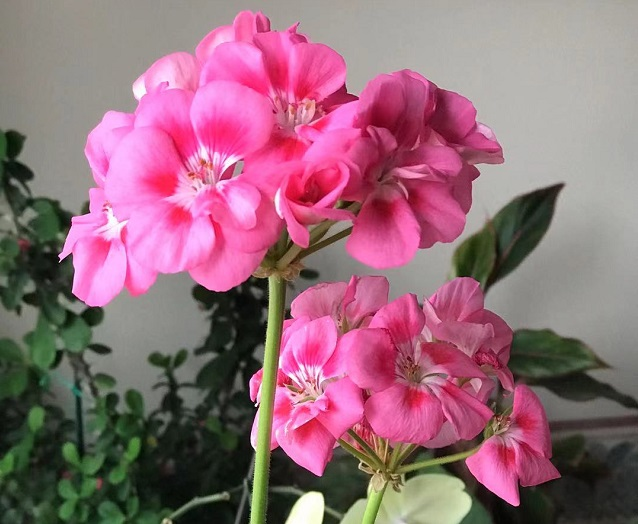
#> input picture res/flower003.jpg, 638 x 524 px
$ python ColorSpace.py
#> lines starting #> are read from the running program, lines starting #| are printed output that depends on the picture
import cv2

def convert_bgr2gray(image):
    gray = cv2.cvtColor(image, cv2.COLOR_BGR2GRAY)
    return gray

def convert_gray2bgr(image):
    bgr = cv2.cvtColor(image, cv2.COLOR_GRAY2BGR)
    return bgr

def convert_bgr2hsv(image):
    hsv = cv2.cvtColor(image, cv2.COLOR_BGR2HSV)
    return hsv

def convert_hsv2bgr(image):
    hsv = cv2.cvtColor(image, cv2.COLOR_HSV2BGR)
    return hsv

def load_image_gray(file_name):
    gray = cv2.imread("../res/flower003.jpg", cv2.IMREAD_GRAYSCALE)
    gray = cv2.resize(gray, (int(gray.shape[1] * 60.0 / 100), int(gray.shape[0] * 60.0 / 100)))
    return gray

def split_image(image):
    ch1, ch2, ch3 = cv2.split(image)
    return ch1, ch2, ch3

if __name__ == "__main__":
    print("Convert a color image from BGR to GRAY.")
    image = cv2.imread("../res/flower003.jpg")
#> image is the input picture: shape (524, 638, 3); mean B, G, R 121, 107.5, 149.3
    image = cv2.resize(image, (int(image.shape[1]*60.0/100), int(image.shape[0]*60.0/100)) )
#> image: shape (314, 382, 3)
    gray = convert_bgr2gray(image)
#> in convert_bgr2gray, `gray = cv2.cvtColor(image, cv2.COLOR_BGR2GRAY)`:
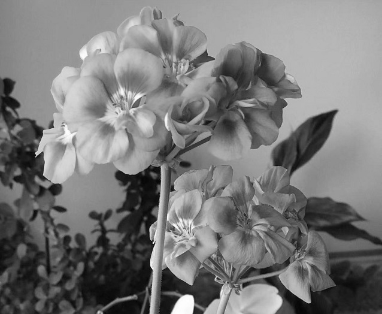
#> gray: shape (314, 382); min 5, max 254, mean 121.5
    cv2.imshow("Color", image)
    cv2.imshow("Gray", gray)
    cv2.waitKey(0)
    cv2.destroyAllWindows()

    print("Split BGR image into channels")
    blue, green, red = split_image(image)
#> in split_image, `ch1, ch2, ch3 = cv2.split(image)`:
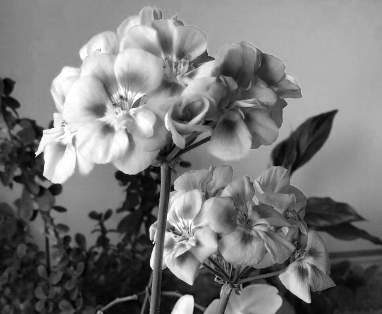
#> ch1: shape (314, 382); min 0, max 255, mean 120.9
#> in split_image, `ch1, ch2, ch3 = cv2.split(image)`:
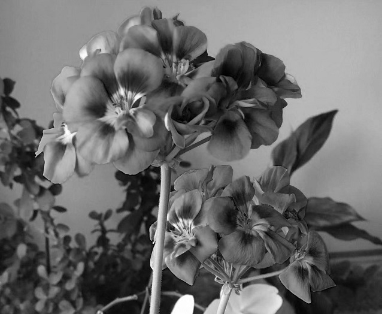
#> ch2: shape (314, 382); min 0, max 255, mean 107.4
#> in split_image, `ch1, ch2, ch3 = cv2.split(image)`:
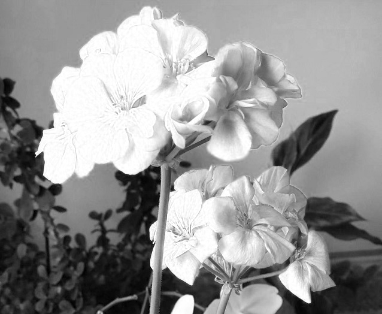
#> ch3: shape (314, 382); min 1, max 255, mean 149.2
    cv2.imshow("Color", image)
    cv2.imshow("Blue", blue)
    cv2.imshow("Green", green)
    cv2.imshow("Red", red)
    cv2.waitKey(0)
    cv2.destroyAllWindows()

    print("Load a image in GRAY mode.")
    cv2.imshow("Gray Image", load_image_gray("../res/flower003.jpg"))
    cv2.waitKey(0)
    cv2.destroyAllWindows()

    print("Convert a GRAY image to BGR.")
    cv2.imshow("Gray", gray)
    cv2.imshow("BGR", convert_gray2bgr(gray))
    cv2.waitKey(0)
    cv2.destroyAllWindows()

    print("Convert a BGR image to HSV and Split it into H, S and V channels.")
    hsv = convert_bgr2hsv(image)
#> in convert_bgr2hsv, `hsv = cv2.cvtColor(image, cv2.COLOR_BGR2HSV)`: hsv: shape (314, 382, 3); mean H, S, V 84, 82, 152.7
    h, s, v = split_image(hsv)
#> in split_image (call 2), `ch1, ch2, ch3 = cv2.split(image)`:
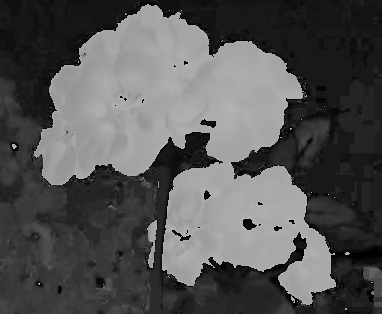
#> ch1: shape (314, 382); min 0, max 179, mean 84
#> in split_image (call 2), `ch1, ch2, ch3 = cv2.split(image)`:
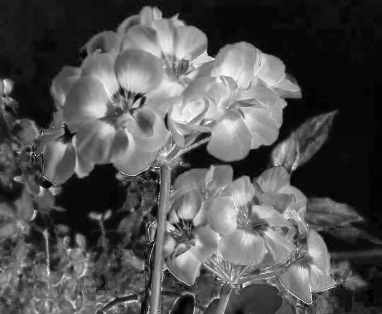
#> ch2: shape (314, 382); min 0, max 255, mean 82
#> in split_image (call 2), `ch1, ch2, ch3 = cv2.split(image)`:
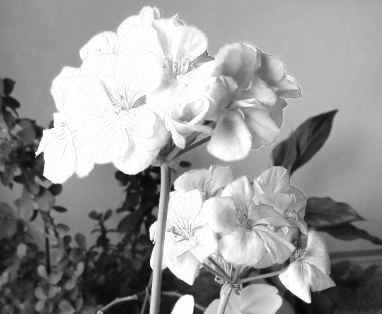
#> ch3: shape (314, 382); min 5, max 255, mean 152.7
    cv2.imshow("Original", image)
    cv2.imshow("Hue", h)
    cv2.imshow("Saturation", s)
    cv2.imshow("Value", v)
    cv2.waitKey(0)
    cv2.destroyAllWindows()

$ run again, with res/flower001.jpg copied over res/flower003.jpg
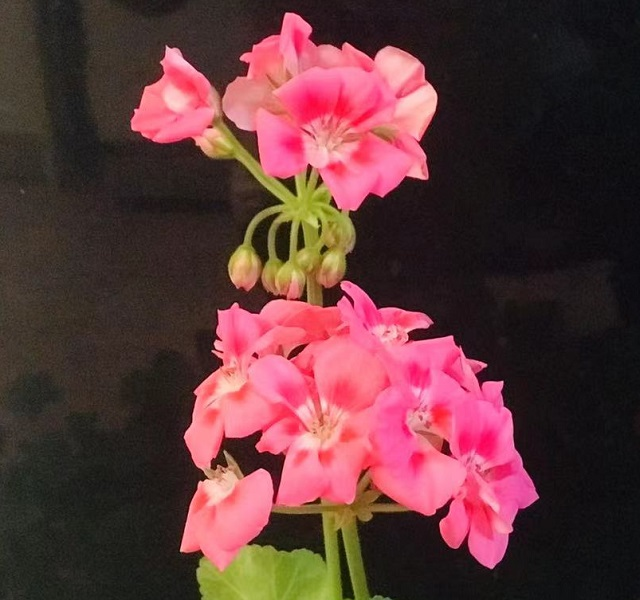
#> input picture res/flower001.jpg, 640 x 600 px
#> image is the input picture: shape (600, 640, 3); mean B, G, R 58, 55.8, 94.9
#> image: shape (360, 384, 3)
#> hsv: shape (360, 384, 3); mean H, S, V 95.1, 91.5, 95.7
#> in split_image (call 2), `ch1, ch2, ch3 = cv2.split(image)`:
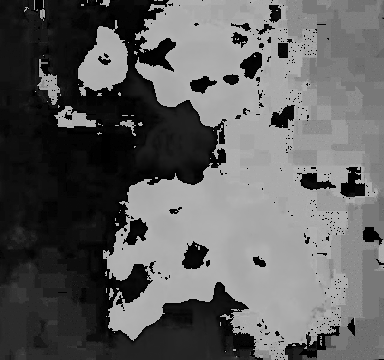
#> ch1: shape (360, 384); min 0, max 179, mean 95.1
#> in split_image (call 2), `ch1, ch2, ch3 = cv2.split(image)`:
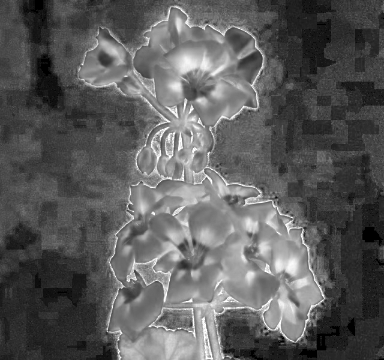
#> ch2: shape (360, 384); min 0, max 255, mean 91.5

$ run again, with res/flower002.jpg copied over res/flower003.jpg
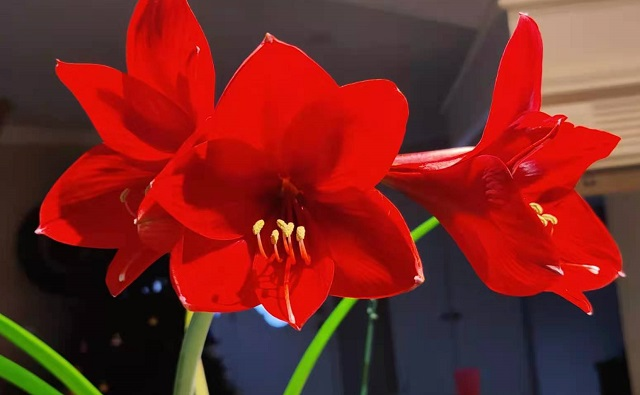
#> input picture res/flower002.jpg, 640 x 395 px
#> image is the input picture: shape (395, 640, 3); mean B, G, R 34, 38.7, 121.1
#> image: shape (237, 384, 3)
#> hsv: shape (237, 384, 3); mean H, S, V 54.5, 158.9, 125.9
#> in split_image (call 2), `ch1, ch2, ch3 = cv2.split(image)`:
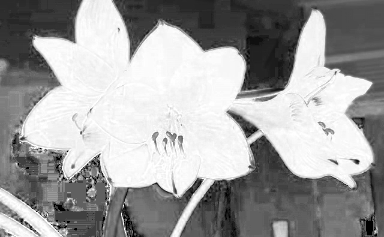
#> ch2: shape (237, 384); min 0, max 255, mean 158.9
#> in split_image (call 2), `ch1, ch2, ch3 = cv2.split(image)`:
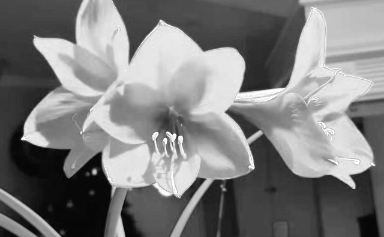
#> ch3: shape (237, 384); min 3, max 255, mean 125.9

$ run again, with res/flower004.jpg copied over res/flower003.jpg
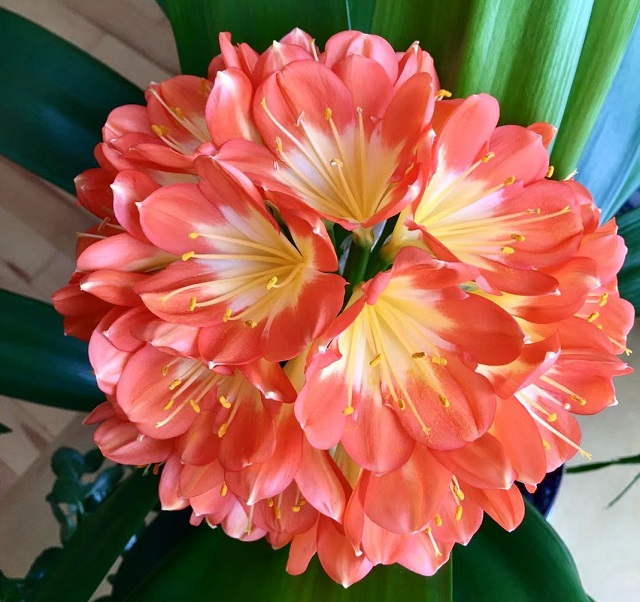
#> input picture res/flower004.jpg, 640 x 602 px
#> image is the input picture: shape (602, 640, 3); mean B, G, R 82.4, 102.3, 157.4
#> image: shape (361, 384, 3)
#> hsv: shape (361, 384, 3); mean H, S, V 43.4, 156.6, 171.2
#> in split_image (call 2), `ch1, ch2, ch3 = cv2.split(image)`:
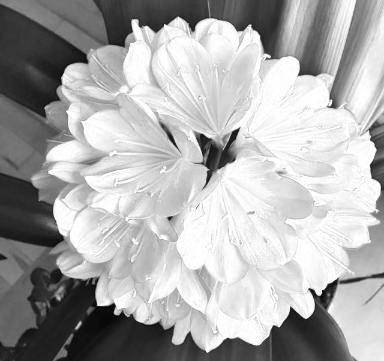
#> ch3: shape (361, 384); min 4, max 255, mean 171.2
